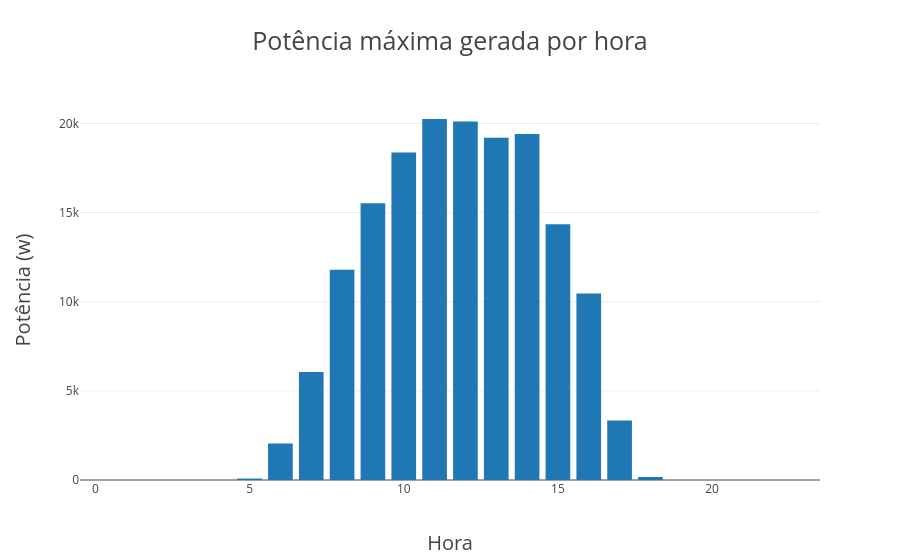

Notebook code for this chart:
### Code cell
trace = go.Bar(x=trace1['hora'],y=trace1['potencia'])
data = [trace]
layout = go.Layout(
    title='Potência máxima gerada por hora',titlefont=dict(size=25),
    xaxis=dict(title='Hora',titlefont=dict(size=20)),
    yaxis=dict(title='Potência (w)',titlefont=dict(size=20)))
iplot(go.Figure(data = [trace], layout=layout))

### Figure 1 — Plotly figure (JSON) as saved in the notebook; plotly's stock layout.template omitted (floating-point values rounded to 4 significant figures)
{"data": [{"type": "bar", "uid": "9f79fd22-f366-11e8-93c9-14dda982e0f7", "x": [0, 1, 2, 3, 4, 5, 6, 7, 8, 9, 10, 11, 12, 13, 14, 15, 16, 17, 18, 19, 20, 21, 22, 23], "y": [0, 0, 0, 0, 0, 82, 2049, 6053, 11799, 15529, 18382, 20256, 20112, 19199, 19409, 14355, 10463, 3338, 167, 0, 0, 0, 0, 0]}], "layout": {"title": "Potência máxima gerada por hora", "titlefont": {"size": 25}, "xaxis": {"title": "Hora", "titlefont": {"size": 20}}, "yaxis": {"title": "Potência (w)", "titlefont": {"size": 20}}}}
